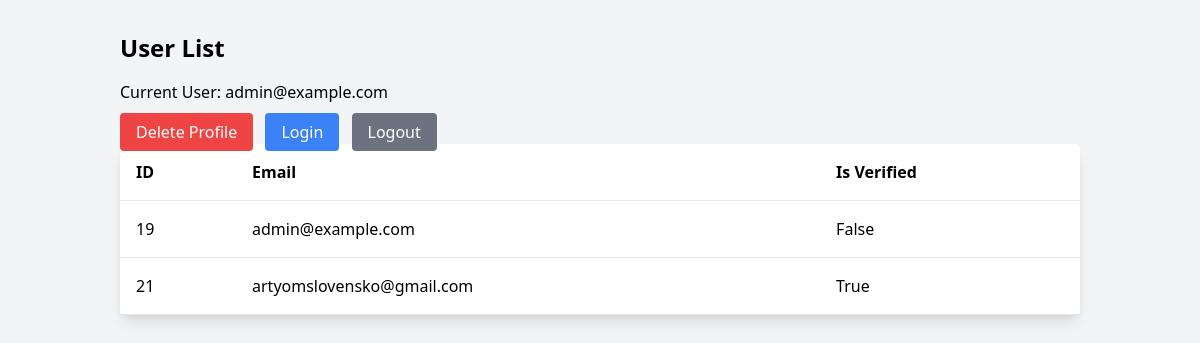
Page / (signed in) on the committed database.
### accounts/models.py (models this page shows, shortened)
class User(AbstractUser):
    username = None
    email = models.EmailField(unique=True)
    is_verified = models.BooleanField(default=False)
    otp = models.CharField(max_length=6, null=True, blank=True)
    USERNAME_FIELD = 'email'
    REQUIRED_FIELDS = []
    objects = UserManager()
    def __str__(self):
        return self.email

### accounts/views.py (the view)
# urls.py: path('', ShowApi.as_view(), name='user-list')
class ShowApi(ListAPIView):
    queryset = User.objects.all()
    serializer_class = UserSerializer
    permission_classes = [IsAuthenticated]
    def get_queryset(self):
        return super().get_queryset()
    def get(self, request, *args, **kwargs):
        users = self.get_queryset()
        return render(request, 'accounts/user_list.html', {'object_list': users, 'current_user': request.user})

### accounts/templates/accounts/user_list.html (shortened to what this page needs)
<!DOCTYPE html>
<html lang="en">
<head>
    <link href="https://cdn.jsdelivr.net/npm/tailwindcss@2.2.16/dist/tailwind.min.css" rel="stylesheet">
</head>
<body class="bg-gray-100">
    <div class="container mx-auto p-8">
        <h2 class="text-2xl font-semibold mb-4">User List</h2>
        <p class="mb-4">Current User: {{ current_user }}</p>
        <a href="{% url 'delete-profile' %}" class="bg-red-500 text-white px-4 py-2 rounded hover:bg-red-600 focus:outline-none mb-4">Delete Profile</a>
        <a href="{% url 'custom-login' %}" class="bg-blue-500 text-white px-4 py-2 rounded hover:bg-blue-600 focus:outline-none mb-4 ml-2">Login</a>
        <a href="{% url 'custom-logout' %}" class="bg-gray-500 text-white px-4 py-2 rounded hover:bg-gray-600 focus:outline-none mb-4 ml-2">Logout</a>
        <table class="w-full bg-white shadow-lg rounded">
            <thead>
                <tr class="border-b">
                    <th class="text-left p-4">ID</th>
                    <th class="text-left p-4">Email</th>
                    <th class="text-left p-4">Is Verified</th>
                </tr>
            </thead>
            <tbody>
                {% for user in object_list %}
                <tr class="border-b hover:bg-gray-100">
                    <td class="p-4">{{ user.id }}</td>
                    <td class="p-4">{{ user.email }}</td>
                    <td class="p-4">{{ user.is_verified }}</td>
                </tr>
                {% endfor %}
            </tbody>
        </table>
    </div>
</body>
</html>

### rows in the picture
User: email "admin@example.com", id "19", is_verified "False"
User: id "21", email "artyomslovensko@gmail.com", is_verified "True"
